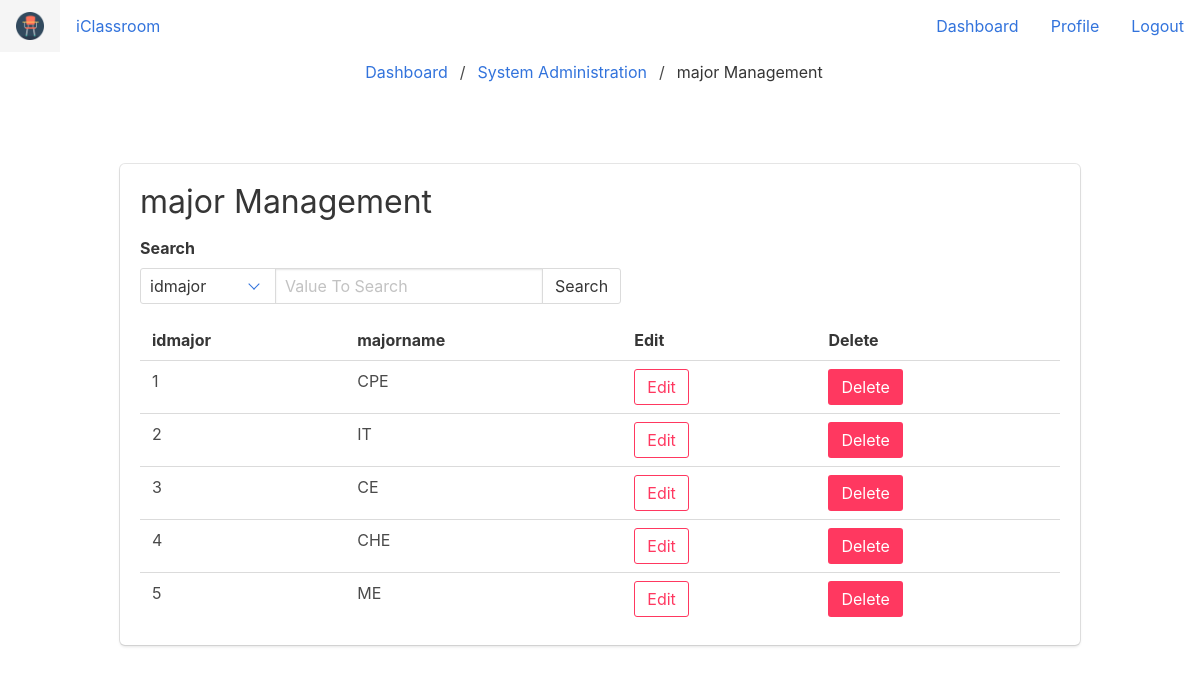
/sysad_major.php, run on an earlier commit of the app's database.
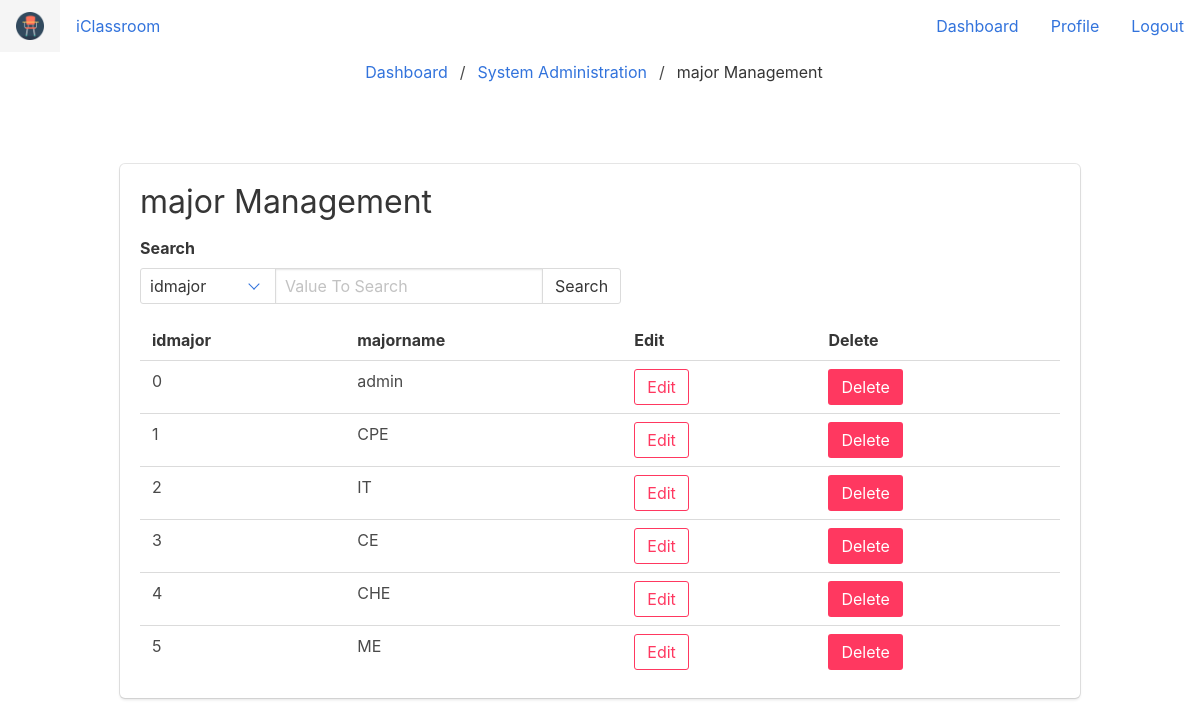
And on a later commit of the database.
### tables this page shows
CREATE TABLE `major` (
  `idmajor` int(11) NOT NULL,
  `majorname` varchar(20) NOT NULL
);

### sysad_major.php (the view, shortened to what this page needs)
<?php
    require_once('components.php');
    require_once('connect.php')
  ?>
<!DOCTYPE html>
<html>
<head>
  <link rel="stylesheet" href="css/font-awesome-4.7-1.0/css/font-awesome.min.css">
  <link rel="stylesheet" href="css/bulma.min.css">
</head>
<body>
  <nav class="breadcrumb is-centered" aria-label="breadcrumbs">
    <ul>
      <li><a href="tdashboard.php">Dashboard</a></li>
      <li><a href="sysadmin.php">System Administration</a></li>
      <li class="is-active" aria-current="page"><a href=".php">major Management</a></li>
    </ul>
  </nav>
  <section class="section">
    <div class="container">
      <div class="columns">
        <div class="column">
          <div class="box">
            <div class="content">
              <h1>major Management</h1>
              <form class="" action="sysad_major.php" method="post">
                <label class="label">Search</label>
                <div class="field has-addons">
                  <p class="control">
                    <span class="select">
                      <select name="column">
                        <?php
                        $q = "SELECT * FROM major;";
                        $result = $mysqli->query($q);
                        $row = $result->fetch_assoc();
                        foreach ($row as $key => $value) {
                          echo "<option>".$key."</option>";
                        }
                         ?>
                      </select>
                    </span>
                  </p>
                  <p class="control">
                    <input class="input" type="text" placeholder="Value To Search" name="searchentry">
                  </p>
                  <p class="control">
                    <a class="button">
                      Search
                    </a>
                  </p>
                </div>
              </form>
              <?php if (isset($_POST['searchentry'])): ?>
                <table>
                  <?php
                  $q = "SELECT * FROM major WHERE ".$_POST['column']." = ".$_POST['searchentry'].";";
                  $result = $mysqli->query($q);
                  $i = 0;
                  while ($row = $result->fetch_assoc()) {
                    if($i == 0){
                      echo "<tr>";
                      foreach ($row as $key => $value) {
                        echo "<th>".$key."</th>";
                      }
                      echo "<th>Edit</th>";
                      echo "<th>Delete</th>";
                      echo "</tr>";
                    }
                    echo "<tr>";
                    foreach ($row as $key => $value) {
                      if($key == 'personalid'){
                        echo "<td>**********</td>";
                      }else{
                        echo "<td>".$value."</td>";
                      }
                    }
                    echo "<td><a href='sysad_major_edit.php?id=".$row['idmajor']."' class='button is-danger is-outlined'>Edit</a></td>";
                    echo "<td><a href='delete.php?id=".$row['idmajor']."&table=major' class='button is-danger'>Delete</a></td>";
                    echo "</tr>";
                    $i+=1;
                  }
                   ?>
                </table>
              <?php else: ?>
                <table>
                  <?php
                  $q = "SELECT * FROM major;";
                  $result = $mysqli->query($q);
                  $i = 0;
                  while ($row = $result->fetch_assoc()) {
                    if($i == 0){
                      echo "<tr>";
                      foreach ($row as $key => $value) {
                        echo "<th>".$key."</th>";
                      }
                      echo "<th>Edit</th>";
                      echo "<th>Delete</th>";
                      echo "</tr>";
                    }
                    echo "<tr>";
                    foreach ($row as $key => $value) {
                      if($key == 'personalid'){
                        echo "<td>**********</td>";
                      }else{
                        echo "<td>".$value."</td>";
                      }
                    }
                    echo "<td><a href='sysad_major_edit.php?id=".$row['idmajor']."' class='button is-danger is-outlined'>Edit</a></td>";
                    echo "<td><a href='delete.php?id=".$row['idmajor']."&table=major' class='button is-danger'>Delete</a></td>";
                    echo "</tr>";
                    $i+=1;
                  }
                   ?>
                </table>
              <?php endif; ?>
            </div>
          </div>
        </div>
      </div>
    </div>
  </section>
</body>
</html>

What changed in the data, as far as the page shows it:
added major: key "idmajor", key "majorname", idmajor "0", majorname "admin"
shown differently, row unchanged: major "CPE": no longer shows "Edit Delete"
Also different on the page:
list line gone: "idmajor"
list line gone: "majorname"
